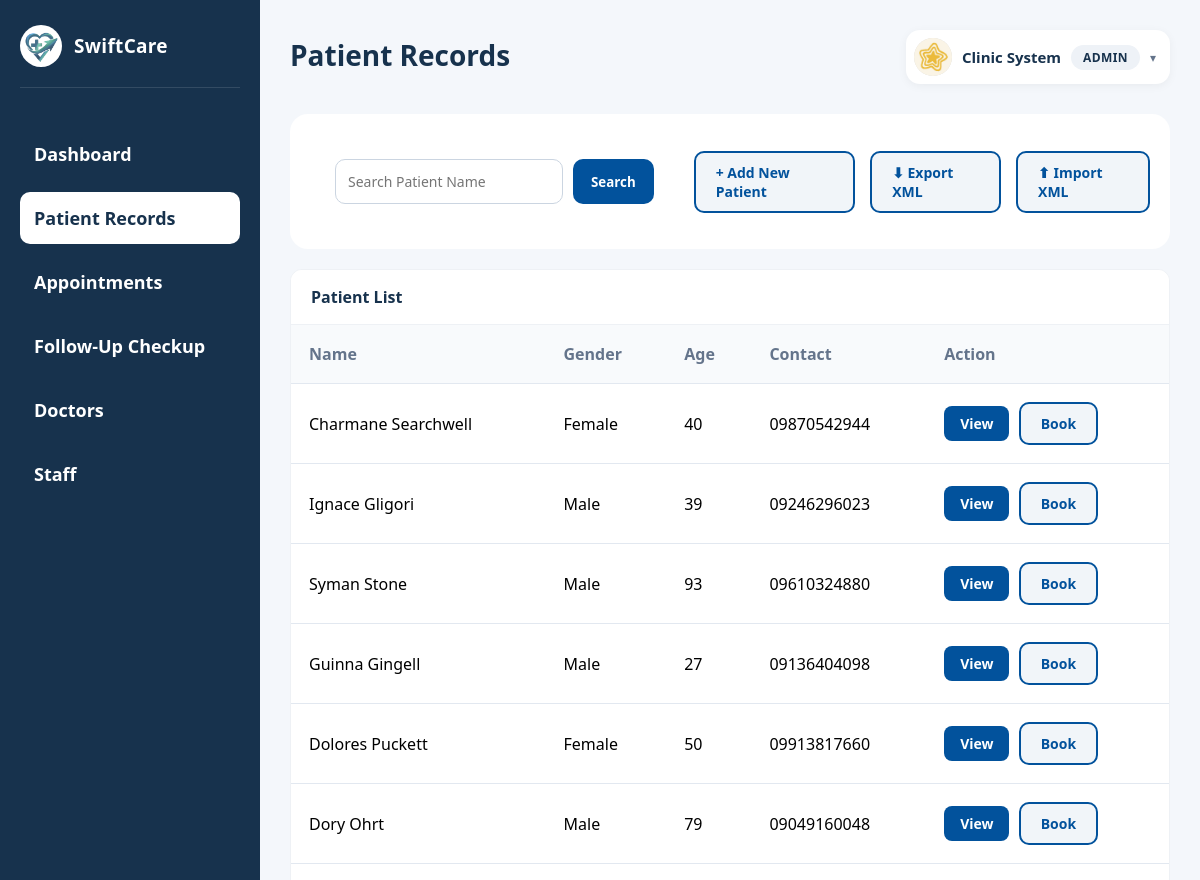
Page /view/admin/admin_patientRecord.php (signed in, upper part) on the earlier database version.
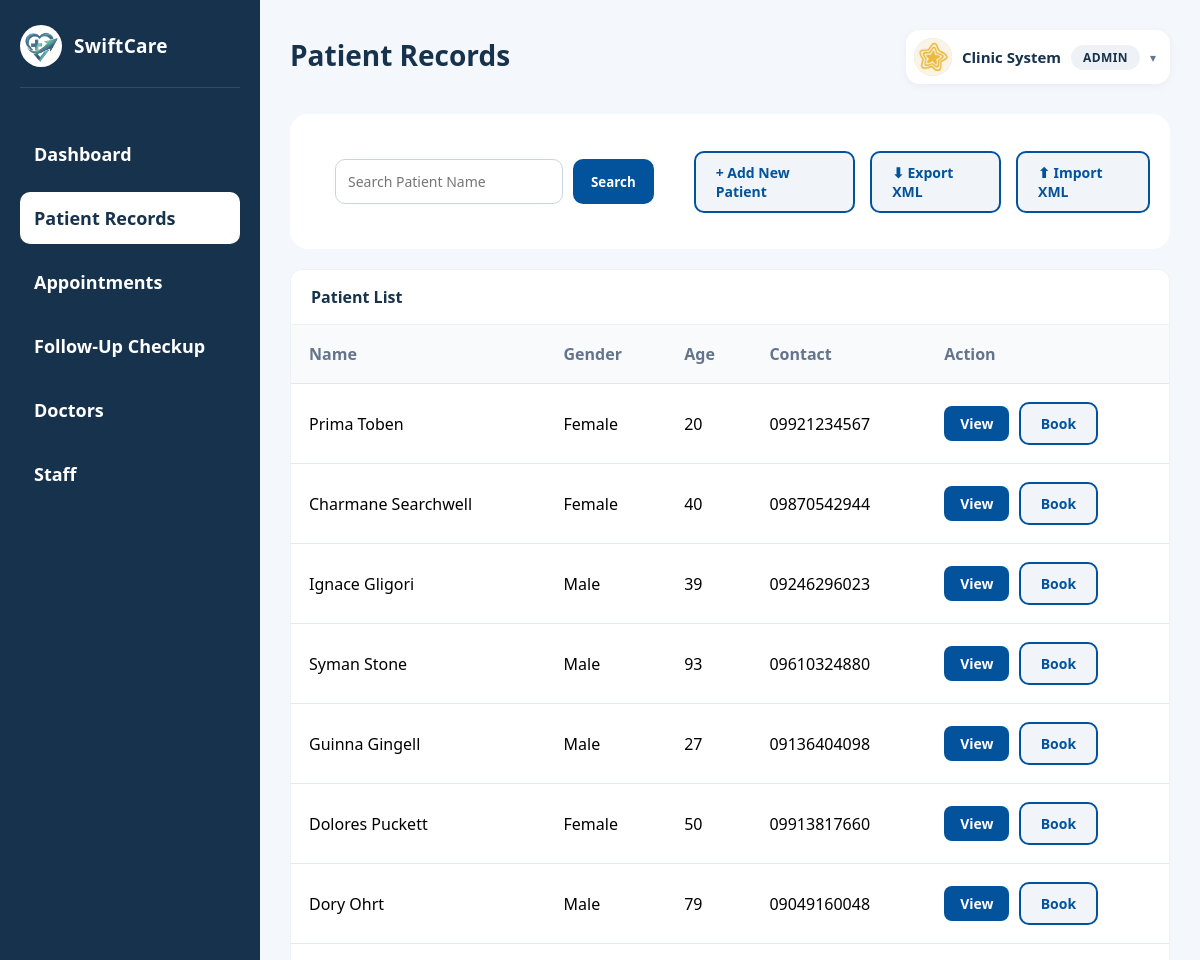
Same page on the later database version.
### tables this page shows
CREATE TABLE `patients` (
  `id` int(11) NOT NULL,
  `user_id` int(11) DEFAULT NULL,
  `first_name` varchar(100) NOT NULL,
  `last_name` varchar(100) NOT NULL,
  `gender` varchar(20) DEFAULT NULL,
  `birthdate` date DEFAULT NULL,
  `phone` varchar(30) DEFAULT NULL,
  `email` varchar(100) DEFAULT NULL,
  `address` text DEFAULT NULL,
  `emergency_contact` varchar(30) DEFAULT NULL,
  `allergies` text DEFAULT NULL,
  `medical_history` text DEFAULT NULL,
  `created_at` timestamp NOT NULL DEFAULT current_timestamp()
);

### model/Patient.php (called while the page is built, shortened)
<?php
class Patient {
    private $conn;
    function __construct($db){
        $this->conn = $db;
    }
    function getAllPatients(){
        $query = "SELECT * FROM patients ORDER BY id DESC";
        $stmt = $this->conn->prepare($query);
        $stmt->execute();
        return $stmt;
    }
}

### view/admin/admin_patientRecord.php (the view, shortened to what the changed rows need)
<?php
require_once 'C:\xampp\htdocs\clinic1\model\Patient.php';
$database = new Database();
$conn = $database->connect();
$patient = new Patient($conn);
$search = isset($_POST['search']) ? $_POST['search'] : '';
if (!empty($search)) {
    $patients_result = $patient->searchPatients($search);
} else {
    $patients_result = $patient->getAllPatients();
}
?>
<!DOCTYPE html>
<html lang="en">
<head>
    <link rel="stylesheet" href="../css/admin_dashboard.css">
    <link rel="stylesheet" href="../css/admin.css">
</head>
<body>
<div class="dashboard-container">
    <aside class="sidebar">
        <div class="sidebar-top">
            <div class="sidebar-clinic-name">
                <h2>SwiftCare</h2>
            </div>
        </div>
    </aside>
    <main class="main-content">
        <header class="topbar">
            <div class="topbar-left">
                <div class="clinic-text">
                    <h1>Patient Records</h1>
                </div>
            </div>
        </header>
        <section class="table-section">
            <table class="appointment-table">
                <thead>
                    <tr>
                        <th>Name</th>
                        <th>Gender</th>
                        <th>Age</th>
                        <th>Contact</th>
                        <th>Action</th>
                    </tr>
                </thead>
                <tbody>
                    <?php if ($patients_result->rowCount() > 0): ?>
                        <?php while ($row = $patients_result->fetch(PDO::FETCH_ASSOC)):
                            $birthdate = new DateTime($row['birthdate']);
                            $today = new DateTime('today');
                            $age = $birthdate->diff($today)->y;
                        ?>
                        <tr>
                            <td><?php echo $row['first_name'] . ' ' . $row['last_name']; ?></td>
                            <td><?php echo $row['gender']; ?></td>
                            <td><?php echo $age; ?></td>
                            <td><?php echo $row['phone']; ?></td>
                            <td>
                                <a href="http://localhost/clinic1/view/admin/view_patient.php?id=<?php echo $row['id']; ?>" class="action-btn view-btn">View</a>
                                <a href="http://localhost/clinic1/view/admin/book_consultation.php?patient_id=<?php echo $row['id']; ?>" class="add-new-btn">Book</a>
                            </td>
                        </tr>
                        <?php endwhile; ?>
                    <?php else: ?>
                        <tr>
                            <td colspan="5" style="text-align: center; color: #64748b;">No patients found</td>
                        </tr>
                    <?php endif; ?>
                </tbody>
            </table>
        </section>
    </main>
</div>
</body>
</html>

Differences in the rows shown:
added patients: first_name "Prima", last_name "Toben", gender "Female", birthdate "20", phone "09921234567"
